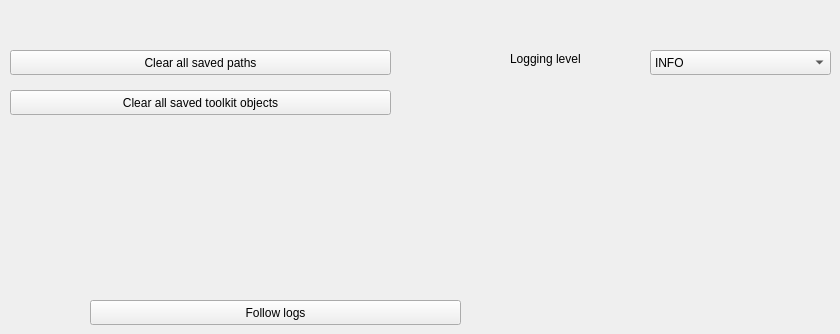
            <widget class="QWidget" name="tab_8">
             <attribute name="title">
              <string>GUI</string>
             </attribute>
             <widget class="QPushButton" name="clear_saved">
              <property name="geometry">
               <rect>
                <x>10</x>
                <y>90</y>
                <width>381</width>
                <height>25</height>
               </rect>
              </property>
              <property name="text">
               <string>Clear all saved toolkit objects</string>
              </property>
             </widget>
             <widget class="QPushButton" name="clear_saved_paths">
              <property name="geometry">
               <rect>
                <x>10</x>
                <y>50</y>
                <width>381</width>
                <height>25</height>
               </rect>
              </property>
              <property name="text">
               <string>Clear all saved paths</string>
              </property>
             </widget>
             <widget class="QPushButton" name="follow_logs">
              <property name="geometry">
               <rect>
                <x>90</x>
                <y>300</y>
                <width>371</width>
                <height>25</height>
               </rect>
              </property>
              <property name="text">
               <string>Follow logs</string>
              </property>
             </widget>
             <widget class="QComboBox" name="loglevel">
              <property name="geometry">
               <rect>
                <x>650</x>
                <y>50</y>
                <width>181</width>
                <height>25</height>
               </rect>
              </property>
              <property name="currentIndex">
               <number>1</number>
              </property>
              <item>
               <property name="text">
                <string>DEBUG</string>
               </property>
              </item>
              <item>
               <property name="text">
                <string>INFO</string>
               </property>
              </item>
              <item>
               <property name="text">
                <string>WARNING</string>
               </property>
              </item>
             </widget>
             <widget class="QLabel" name="label_5">
              <property name="geometry">
               <rect>
                <x>510</x>
                <y>50</y>
                <width>121</width>
                <height>17</height>
               </rect>
              </property>
              <property name="text">
               <string>Logging level</string>
              </property>
             </widget>
            </widget>
